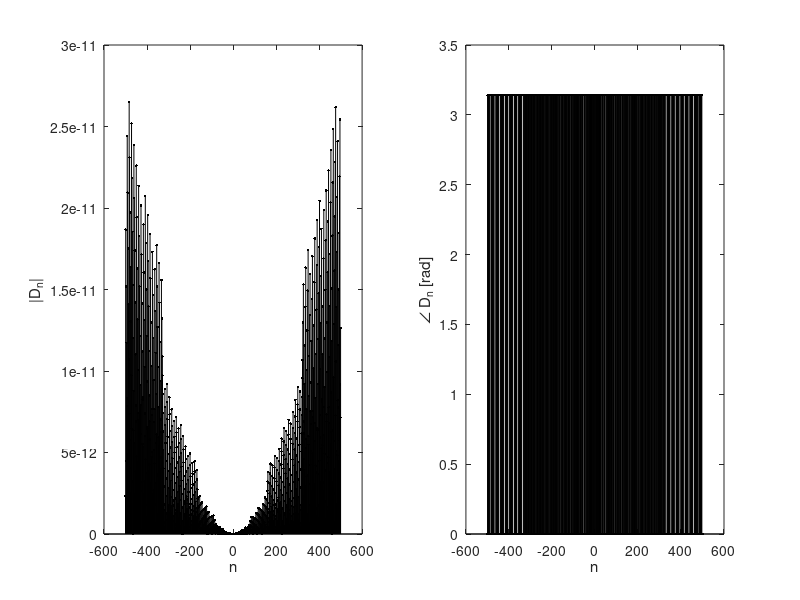

Recreate this plot in MATLAB.
clf;
n = (-500:500);
D_n = 1./2.*((1./(pi.*n)).*sin((3-n).*pi )) + (1./pi.*n).*sin((3+n).*pi) + (1./(2.*n.*pi).*sin((1+n).*pi))+(1./(2.*n.*pi).*sin((1-n).*pi)) ;
subplot(1,2,1); stem(n,abs(D_n),'.k');
xlabel('n'); ylabel('|D_n|');
subplot(1,2,2); stem(n,angle(D_n),'.k');
xlabel('n'); ylabel('\angle D_n [rad]');